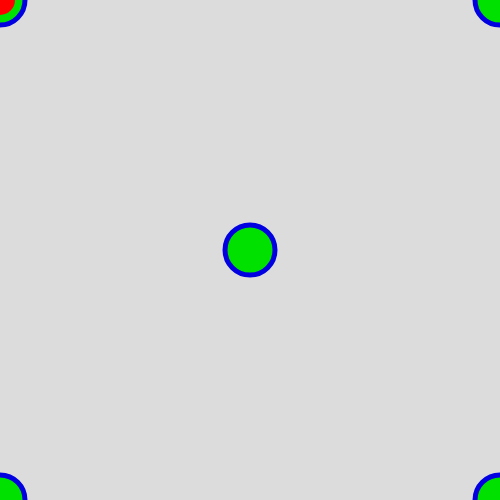
Frame 1 (no input)
Frame 60 (no input): identical to frame 1, image omitted
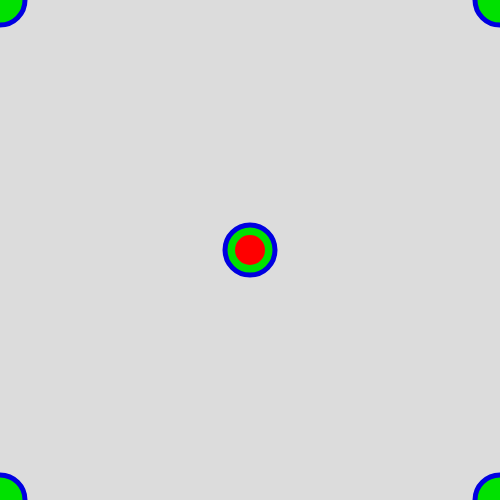
Frame 120 (the mouse pressed at the canvas centre since frame 60)

The p5.js sketch that drew these frames (run headless with seeded random() and noise() and a simulated clock; from frame 60 on, the mouse is pressed at the canvas centre):

// p5.js sketch
// ── sketch.js
// Coodrdinate system and User Evemts 
// Gary Wang
// Feb. 6th, 2025
// Not run-to-completion, but interactive programs...


function setup() {
  // runs ONCE, at the very beginning....
  createCanvas(500, 500);
  //
}

function draw() {
  // draw LOOP, repeats over and over forever...
  // - target of 60 frames per second
  // A new image is drawn at the botton of the loop
  background(220);
  twoCircles();
}

function twoCircles(){
  //draw two circles, one at a fixed location
  //and one at the mouse location
  fill(0,225,0);//green fill
  stroke(0,0,225);//blue outline
  strokeWeight(5); //thickness of line:5
  circle(250,250,50);

  fill(0,225,0);//green fill
  stroke(0,0,225);//blue outline
  strokeWeight(5); //thickness of line:5
  circle(0,0,50);

  fill(0,225,0);//green fill
  stroke(0,0,225);//blue outline
  strokeWeight(5); //thickness of line:5
  circle(500,0,50);

  fill(0,225,0);//green fill
  stroke(0,0,225);//blue outline
  strokeWeight(5); //thickness of line:5
  circle(0,500,50);

  fill(0,225,0);//green fill
  stroke(0,0,225);//blue outline
  strokeWeight(5); //thickness of line:5
  circle(500,500,50);

  noStroke();//turns off outlines
  fill(255,0,0); //red fill
  circle(mouseX, mouseY, 30);
  //secret calculate delay()
  //screen updates at the end of loop
}
